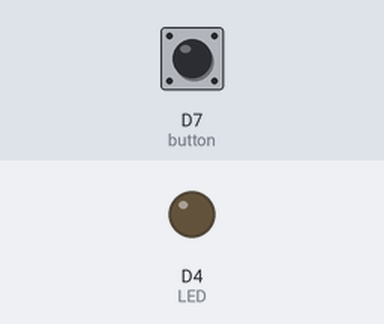
Bench run of a sketch on a simulated ESP8266 (NodeMCU). Parts: output pins drawn as LEDs (lit = HIGH). The test bench sets the inputs (shaded band); at power-on: D7 (button) LOW.

Above: at 1.2 s.
1.3 s: D7 (button) pulled HIGH for 0.15 s
At 1.37 s:
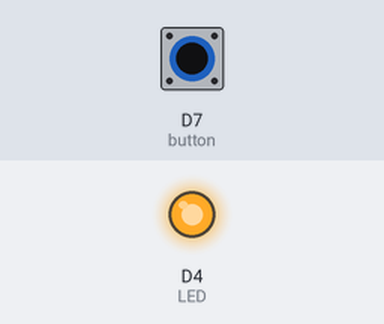
2.9 s: D7 (button) pulled HIGH for 3.2 s
At 6.8 s:
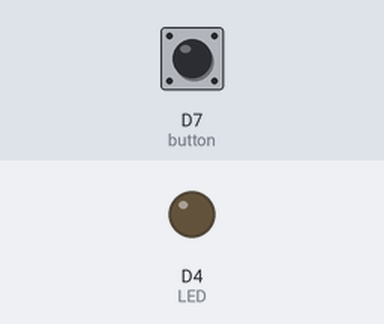
Timing chart, 0 to 8.3 s (numbered marks = the images above; inputs shaded):
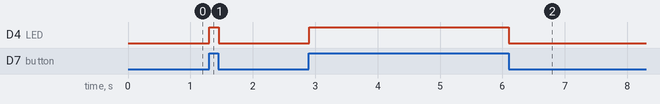

The sketch:

push_button.ino
```cpp
int LED = D4; // pin number for LED
int button = D7;  // pin number of button

void setup() {
  pinMode(LED, OUTPUT); //set LED as OUTPUT
  pinMode(button, INPUT); //set LED as INPUT
}

void loop() {
  if(digitalRead(button)==1){    // Checking if button is high
    digitalWrite(LED, 1);   // turn the LED 1 ON
  }
  else{
    digitalWrite(LED, 0);     // turn the LED 1 OFF
  }
}
```

Measured:
- after the input at 1.3 s, D4 (LED): LOW → HIGH at once, → LOW 0.15 s later
- after the input at 2.9 s, D4 (LED): LOW → HIGH at once, → LOW 3.2 s later
